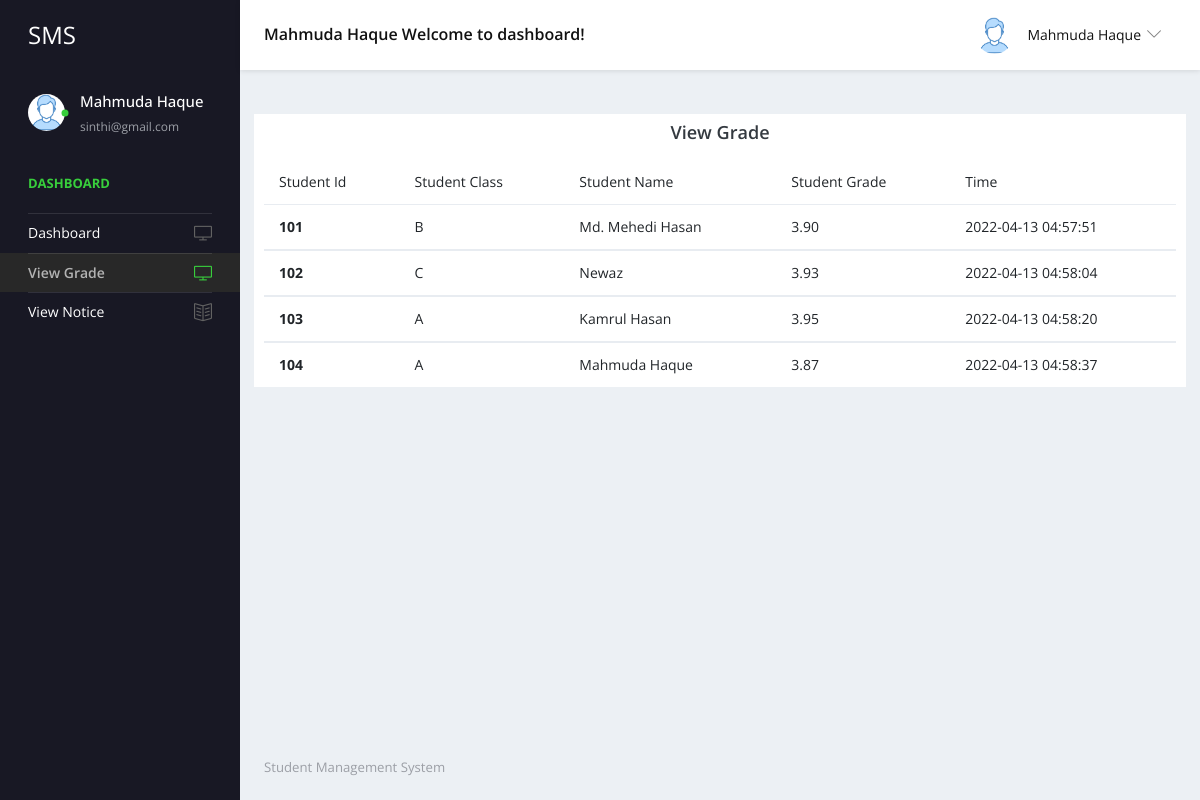
Screenshot of /studentms/user/view_grade.php (signed in) with the database file from the repository.
### tables this page shows
CREATE TABLE `tblstudent` (
  `ID` int(10) NOT NULL,
  `StudentName` varchar(200) DEFAULT NULL,
  `StudentEmail` varchar(200) DEFAULT NULL,
  `StudentClass` varchar(100) DEFAULT NULL,
  `Gender` varchar(50) DEFAULT NULL,
  `DOB` date DEFAULT NULL,
  `StuID` varchar(200) DEFAULT NULL,
  `FatherName` mediumtext DEFAULT NULL,
  `MotherName` mediumtext DEFAULT NULL,
  `ContactNumber` bigint(10) DEFAULT NULL,
  `AltenateNumber` bigint(10) DEFAULT NULL,
  `Address` mediumtext DEFAULT NULL,
  `UserName` varchar(200) DEFAULT NULL,
  `Password` varchar(200) DEFAULT NULL,
  `Image` varchar(200) DEFAULT NULL,
  `DateofAdmission` timestamp NULL DEFAULT current_timestamp()
);

CREATE TABLE `grade` (
  `id` int(11) NOT NULL,
  `student_id` int(255) NOT NULL,
  `student_class` varchar(255) NOT NULL,
  `student_name` varchar(255) NOT NULL,
  `student_grade` varchar(255) NOT NULL,
  `time` timestamp NOT NULL DEFAULT current_timestamp()
);

### studentms/user/view_grade.php (the view, shortened to what this page needs)
<?php
include('includes/dbconnection.php');
require_once('config.php');
if (strlen($_SESSION['sturecmsstuid']==0)) {
  header('location:logout.php');
  } else{
  ?>
<!DOCTYPE html>
<html lang="en">
  <head>
    <link rel="stylesheet" href="vendors/simple-line-icons/css/simple-line-icons.css">
    <link rel="stylesheet" href="vendors/flag-icon-css/css/flag-icon.min.css">
    <link rel="stylesheet" href="vendors/css/vendor.bundle.base.css">
    <link rel="stylesheet" href="./vendors/daterangepicker/daterangepicker.css">
    <link rel="stylesheet" href="./vendors/chartist/chartist.min.css">
    <link rel="stylesheet" href="./css/style.css">
  </head>
  <body>
    <div class="container-scroller">
     <?php include_once('includes/header.php');?>
      <div class="container-fluid page-body-wrapper">
        <?php include_once('includes/sidebar.php');?>
        <div class="main-panel">
          <div class="content-wrapper">
          <div class="row">
                <div class='col-12 grid-margin stretch-card card'>
                    <h4 class="text-center py-2">View Grade</h4>
                    <table class="table">
                    <thead>
                        <tr>
                        <th scope="col">Student Id</th>
                        <th scope="col">Student Class</th>
                        <th scope="col">Student Name</th>
                        <th scope="col">Student Grade</th>
                        <th scope="col">Time</th>
                        </tr>
                    </thead>
                    <?php
                    $query="SELECT * FROM `grade`";
                    $runQuery=mysqli_query($connect,$query);
                    while($row=mysqli_fetch_assoc($runQuery)){?>
                    <tbody>
                    <tr>
                    <th><?php echo $row['student_id']?></th>
                    <td><?php echo $row['student_class']?></td>
                    <td><?php echo $row['student_name']?></td>
                    <td><?php echo $row['student_grade']?></td>
                    <td><?php echo $row['time']?></td>
                    </tr>
                    </tbody>
                    <?php
                    }
                    ?>
                   </table>
                </div>
            </div>
          </div>
         <?php include_once('includes/footer.php');?>
        </div>
      </div>
    </div>
  </body>
</html><?php }  ?>

### studentms/user/includes/header.php (shortened to what this page needs)
 <nav class="navbar default-layout-navbar col-lg-12 col-12 p-0 fixed-top d-flex flex-row">
        <div class="navbar-brand-wrapper d-flex align-items-center">
          <a class="navbar-brand brand-logo" href="dashboard.php">
            <strong style="color: white;">SMS</strong>
          </a>
        </div>
        <?php
         $uid= $_SESSION['sturecmsuid'];
$sql="SELECT * from tblstudent where ID=:uid";
$query = $dbh -> prepare($sql);
$query->bindParam(':uid',$uid,PDO::PARAM_STR);
$query->execute();
$results=$query->fetchAll(PDO::FETCH_OBJ);
$cnt=1;
if($query->rowCount() > 0)
{
foreach($results as $row)
{               ?>
        <div class="navbar-menu-wrapper d-flex align-items-center flex-grow-1">
          <h5 class="mb-0 font-weight-medium d-none d-lg-flex"><?php  echo htmlentities($row->StudentName);?> Welcome to dashboard!</h5>
          <ul class="navbar-nav navbar-nav-right ml-auto">
            <li class="nav-item dropdown d-none d-xl-inline-flex user-dropdown">
              <a class="nav-link dropdown-toggle" id="UserDropdown" href="#" data-toggle="dropdown" aria-expanded="false">
                <img class="img-xs rounded-circle ml-2" src="images/faces/face8.jpg" alt="Profile image"> <span class="font-weight-normal"> <?php  echo htmlentities($row->StudentName);?> </span></a>
                  <p class="font-weight-light text-muted mb-0"><?php  echo htmlentities($row->StudentEmail);?></p><?php $cnt=$cnt+1;}} ?>
            </li>
          </ul>
        </div>
      </nav>

### studentms/user/includes/sidebar.php
<nav class="sidebar sidebar-offcanvas" id="sidebar">
          <ul class="nav">
            <li class="nav-item nav-profile">
              <a href="#" class="nav-link">
                <div class="profile-image">
                  <img class="img-xs rounded-circle" src="images/faces/face8.jpg" alt="profile image">
                  <div class="dot-indicator bg-success"></div>
                </div>
                <div class="text-wrapper">
                  <?php
         $uid= $_SESSION['sturecmsuid'];
$sql="SELECT * from tblstudent where ID=:uid";
$query = $dbh -> prepare($sql);
$query->bindParam(':uid',$uid,PDO::PARAM_STR);
$query->execute();
$results=$query->fetchAll(PDO::FETCH_OBJ);
$cnt=1;
if($query->rowCount() > 0)
{
foreach($results as $row)
{               ?>
                  <p class="profile-name"><?php  echo htmlentities($row->StudentName);?></p>
                  <p class="designation"><?php  echo htmlentities($row->StudentEmail);?></p><?php $cnt=$cnt+1;}} ?>
                </div>
              </a>
            </li>
            <li class="nav-item nav-category">
              <span class="nav-link">Dashboard</span>
            </li>
            <li class="nav-item">
              <a class="nav-link" href="dashboard.php">
                <span class="menu-title">Dashboard</span>
                <i class="icon-screen-desktop menu-icon"></i>
              </a>
            </li>
            <li class="nav-item">
              <a class="nav-link" href="view_grade.php">
                <span class="menu-title">View Grade</span>
                <i class="icon-screen-desktop menu-icon"></i>
              </a>
            </li>
            <li class="nav-item">
              <a class="nav-link" href="view-notice.php">
                <span class="menu-title">View Notice</span>
                <i class="icon-book-open menu-icon"></i>
              </a>
            </li>
          </ul>
        </nav>

### rows the page displays
tblstudent: StudentName "Mahmuda Haque", StudentEmail "sinthi@gmail.com"
grade: student "101", student_class "B", student_name "Md. Mehedi Hasan", student_grade "3.90", time "2022-04-13 04:57:51"
grade: student "102", student_class "C", student_name "Newaz", student_grade "3.93", time "2022-04-13 04:58:04"
grade: student "103", student_class "A", student_name "Kamrul Hasan", student_grade "3.95", time "2022-04-13 04:58:20"
grade: student "104", student_class "A", student_name "Mahmuda Haque", student_grade "3.87", time "2022-04-13 04:58:37"
